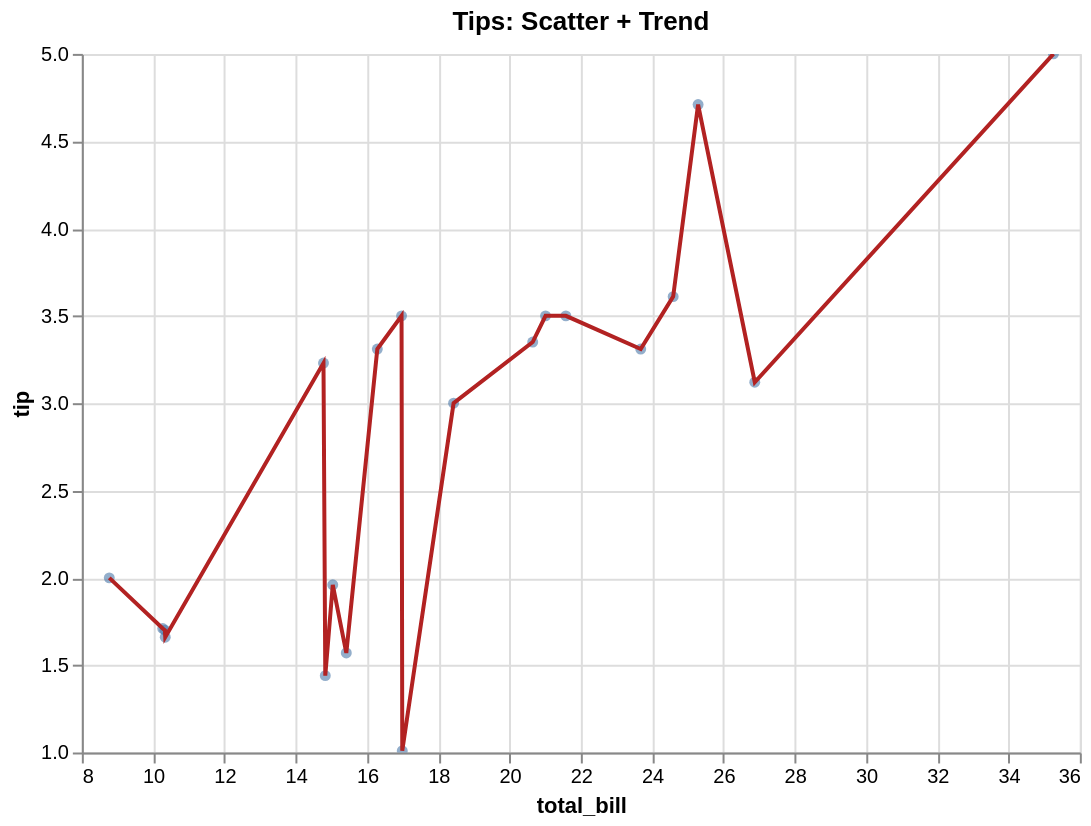

Express this chart as Vega-Lite.
### Vega-Lite specification from a JSON file in a GitHub repository (floating-point values rounded to 4 significant figures)
{"$schema": "https://vega.github.io/schema/vega-lite/v5.json", "config": {"axis": {"labelLimit": 0}, "header": {"labelLimit": 0}, "legend": {"labelLimit": 0}}, "data": {"values": [{"day": "Sun", "sex": "Female", "size": 2, "tip": 1.01, "total_bill": 16.99}, {"day": "Sun", "sex": "Male", "size": 3, "tip": 1.66, "total_bill": 10.34}, {"day": "Sun", "sex": "Male", "size": 3, "tip": 3.5, "total_bill": 21.01}, {"day": "Sun", "sex": "Male", "size": 2, "tip": 3.31, "total_bill": 23.68}, {"day": "Sun", "sex": "Female", "size": 4, "tip": 3.61, "total_bill": 24.59}, {"day": "Sun", "sex": "Male", "size": 4, "tip": 4.71, "total_bill": 25.29}, {"day": "Sun", "sex": "Male", "size": 2, "tip": 2.0, "total_bill": 8.77}, {"day": "Sun", "sex": "Male", "size": 4, "tip": 3.12, "total_bill": 26.88}, {"day": "Sun", "sex": "Male", "size": 2, "tip": 1.96, "total_bill": 15.04}, {"day": "Sun", "sex": "Female", "size": 2, "tip": 3.23, "total_bill": 14.78}, {"day": "Sun", "sex": "Male", "size": 2, "tip": 1.71, "total_bill": 10.27}, {"day": "Sun", "sex": "Female", "size": 4, "tip": 5.0, "total_bill": 35.26}, {"day": "Sun", "sex": "Male", "size": 2, "tip": 1.57, "total_bill": 15.42}, {"day": "Sun", "sex": "Male", "size": 2, "tip": 3.0, "total_bill": 18.43}, {"day": "Sun", "sex": "Female", "size": 2, "tip": 1.44, "total_bill": 14.83}, {"day": "Sun", "sex": "Male", "size": 2, "tip": 3.5, "total_bill": 21.58}, {"day": "Sun", "sex": "Male", "size": 3, "tip": 1.7, "total_bill": 10.33}, {"day": "Sun", "sex": "Male", "size": 3, "tip": 3.31, "total_bill": 16.29}, {"day": "Sun", "sex": "Male", "size": 3, "tip": 3.5, "total_bill": 16.97}, {"day": "Sun", "sex": "Male", "size": 3, "tip": 3.35, "total_bill": 20.65}]}, "height": 350, "layer": [{"encoding": {"tooltip": [{"field": "total_bill", "type": "quantitative"}, {"field": "tip", "type": "quantitative"}], "x": {"field": "total_bill", "scale": {"zero": false}, "type": "quantitative"}, "y": {"field": "tip", "scale": {"zero": false}, "type": "quantitative"}}, "mark": {"filled": true, "opacity": 0.6, "type": "point"}, "params": [{"bind": "scales", "name": "grid", "select": {"encodings": ["x", "y"], "type": "interval"}}]}, {"encoding": {"tooltip": [{"field": "total_bill", "type": "quantitative"}, {"field": "tip", "type": "quantitative"}], "x": {"field": "total_bill", "scale": {"zero": false}, "type": "quantitative"}, "y": {"field": "tip", "scale": {"zero": false}, "type": "quantitative"}}, "mark": {"color": "firebrick", "type": "line"}}], "title": "Tips: Scatter + Trend", "width": 500}
